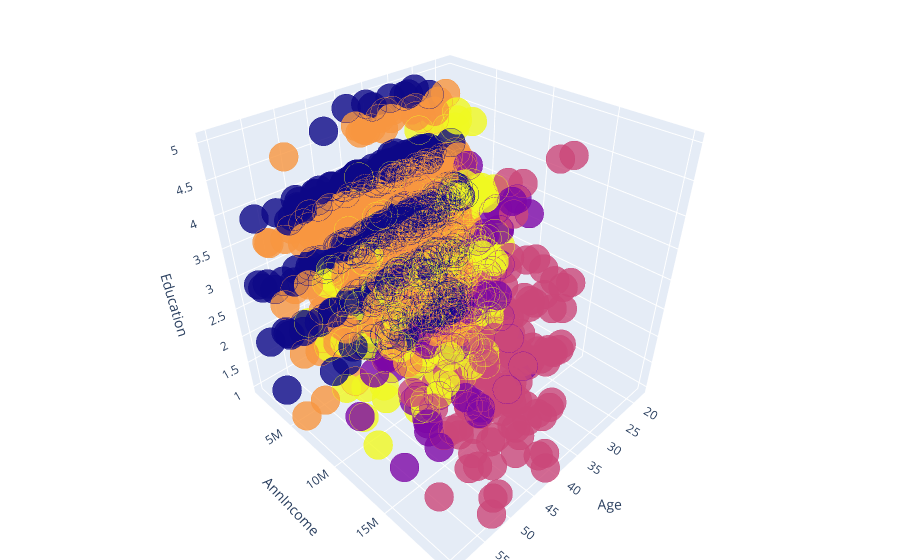

Write notebook code for a chart like this one.
### Code cell
data['labels'] =  labels
trace1 = go.Scatter3d(
    x= data['Age'],
    y= data['AnnIncome'],
    z= data['Education'],
    mode='markers',
     marker=dict(
        color = data['labels'], 
        size= 10,
        line=dict(
            color= data['labels'],
            width= 12
        ),
        opacity=0.8
     )
)
df = [trace1]

layout = go.Layout(
    margin=dict(
        l=0,
        r=0,
        b=0,
        t=0  
    ),
    scene = dict(
            xaxis = dict(title  = 'Age'),
            yaxis = dict(title  = 'AnnIncome'),
            zaxis = dict(title  = 'Education')
        )
)

fig = go.Figure(data = df, layout = layout)
py.iplot(fig)

### Figure 1 — Plotly figure (JSON) as saved in the notebook; plotly's stock layout.template omitted (floating-point values rounded to 4 significant figures; data arrays with more than 128 entries replaced by an {"elided": "..."} marker saying what was removed)
{"data": [{"marker": {"color": {"elided": "1470 int values"}, "line": {"color": {"elided": "1470 int values"}, "width": 12}, "opacity": 0.8, "size": 10}, "mode": "markers", "type": "scatter3d", "x": {"elided": "1470 int values"}, "y": {"elided": "1470 int values"}, "z": {"elided": "1470 int values"}}], "layout": {"margin": {"b": 0, "l": 0, "r": 0, "t": 0}, "scene": {"xaxis": {"title": {"text": "Age"}}, "yaxis": {"title": {"text": "AnnIncome"}}, "zaxis": {"title": {"text": "Education"}}}}}
